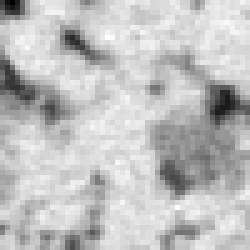
#> input picture imgs/imgs_scale1_50_50_50/image_first_scale (680).tif, 50 x 50 px (shown 5 times larger); its folder holds 4 pictures in this run
$ python run_parallel_3d.py
#> lines starting #> are read from the running program, lines starting #| are printed output that depends on the picture; pictures that were not available may be replaced by others from this repository, and a replacement may not be noted
### pre_process_data.py
import numpy as np
import skimage
from PIL import Image

class ContrastStretching():
    def __init__(self, image, name):
         self.image = image
         self.name = name

    def take_view(self, x, indices, axis=0):
        '''
        Like `np.take` but returns a view instead of a copy.
        '''
        make_indices = lambda a: slice(None) if a != axis else indices
        idx = tuple(make_indices(ax) for ax in range(x.ndim))
        return x[idx]


    def quantile_transform(self, x, quantiles=(0.02, 0.98), n_samples=1000000, clip=True, channel_axis=0, out=None):
        '''
        Scale data to the [0, 1] interval in terms of quantiles. Clips outliers if specified.
        Make `out=x` for an inplace transform.
        '''
        x_out = out if out is not None else np.empty_like(x)
        n_channels = x.shape[channel_axis]

        # table: voxel x channel value
        table = np.moveaxis(x, channel_axis, -1).reshape(-1, n_channels)
        idx_sample = np.random.choice(len(table), n_samples)
        table_sample = table[idx_sample]

        for c in range(n_channels):
            # get sample quantiles
            channel_sample = table_sample[..., c]
            vmin, vmax = np.quantile(channel_sample, quantiles)

            # transform entire array
            channel = self.take_view(x, c, axis=channel_axis)
            out_channel = self.take_view(x_out, c, axis=channel_axis)

            out_channel[...] = np.round((channel - vmin) / float(vmax - vmin), 1)
            if clip:
                out_channel[...] = np.clip(out_channel, 0, 1)

        return x_out

    def add_channels(self):
        """
        Adds channels to grayscale image

        Returns
        -------
        float_image_3_channels: array_like(float, ndim=3)
            image with 3 channels needed for using the quantile_transform function

        """
        img =  Image.open(self.image)
        float_image = np.array(img, dtype=np.float32)
        # add a channel axis
        float_image_with_axis = np.expand_dims(float_image, -1)
        # repeat the data over this axis
        float_image_3_channels = float_image_with_axis.repeat(3, axis=-1)
        return float_image_3_channels

    def save_image(self, array_image):
        """
        Saves the image obtained after transforming the histogram in the range [0,1]

        Parameters
        ----------
        array_image: array_like(float, ndim=3)
            This is an array with the image values obtained after transformation
        """
        # save image in tif
        skimage.io.imsave(fname= './imgs/imgs_converted/' + self.name + '.tif', arr=array_image[:, :, 0])
        return

# [5 lines that do not run on import are left out]

### convert_image_to_array.py
# Import the necessary libraries
from PIL import Image
import numpy as np


def ndarray2GSLIB(array, data_file, col_name):
    """
    Converts the array with the image data into a ti.dat file,
    which will be used as a training image. This file must be in the format as in:
    https://mpslib.readthedocs.io/en/latest/training-image-format.html

    Parameters:
        array: array_like(int)
            array obtained from training image
        data_file: str
            file name
        col_name: str
            column name
    """
    ny = (array.shape[0])
    nx = (array.shape[1])
    ncol = 1
    file_out = open(data_file, "w")
    file_out.write(str(nx) + ' ' + str(ny)  + ' ' + str(ncol) + '\n')
    file_out.write(str(ncol) + '\n')
    file_out.write(col_name  + '\n')
    if array.ndim == 2:
        for iy in array:
            for ix in iy:
                file_out.write(str(ix)+ '\n')
    else:
        print("Error: must use a 2D array")
        file_out.close()
        return
    file_out.close()
    return


def convertImageToGSLIBFile(image):
    img =  Image.open(image)
    numpyData = np.asarray(img)
    ndarray2GSLIB(numpyData, 'ti.dat', 'channel1')
    return numpyData


# [11 lines left out: function convertImageToHardData, not called in this run]

### generate_image.py
import numpy as np
import matplotlib.pyplot as plt
from convert_image_to_array import convertImageToGSLIBFile, convertImageToHardData
import mpslib as mps
from pre_process_data import ContrastStretching
import skimage.io


class GenerateImage():
    def __init__(self):
        # # Choose to compute entropy
        # self.mpslib.par['do_entropy'] = 1
        self.image = []
        self.time = []

    def convert_histogram(self, images):
        self.images = images
        for index, i in enumerate(self.images):
            new_image = ContrastStretching(i, str(index + 1) + '_scale')
            new_image_with_3_channels = new_image.add_channels()
            new_image_percentile_stretching = new_image.quantile_transform(new_image_with_3_channels)
            new_image.save_image(new_image_percentile_stretching)

    def create_TI_file(self):
        self.ti = './imgs/imgs_converted/2_scale.tif'
        self.dat_ti = convertImageToGSLIBFile(self.ti)
        self.original_ti = mps.eas.read('ti.dat')

    def configure_MPS_method(self, fig_size, second_scale_resolution):
        # Initialize MPSlib using mps_genesim algorithm, and seetings
        self.first_scale = './imgs/imgs_converted/1_scale.tif'
        self.mpslib = mps.mpslib(method='mps_snesim_tree')
        self.mpslib.par['simulation_grid_size']=np.array([fig_size*8.92, fig_size*8.92, 8.92])
        self.mpslib.par['grid_cell_size']=np.array([second_scale_resolution, second_scale_resolution, second_scale_resolution])
        self.ncond = np.array([i for i in range(0, 20, 10)])
        self.mpslib.par['n_real'] = 3
        self.mpslib.par['ti_fnam'] = './ti.dat'
        self.mpslib.par['n_threads'] = 4
        self.mpslib.par["n_multiple_grids"] = 2
        self.mpslib.d_hard = convertImageToHardData(self.first_scale)
        self.mpslib.par['out_folder'] = '.'
        return self.mpslib

    # [22 lines left out: functions save_figure, generate_time_figure, not called in this run]


    def run(self):
        for ncond in self.ncond:
            self.mpslib.par['n_cond'] = ncond
            self.mpslib.run_parallel()
            self.image.append(self.mpslib.sim[-1])
            self.time.append(self.mpslib.time)
        return

# [8 lines that do not run on import are left out]

### run_parallel_3d.py
import glob
import numpy as np
from PIL import Image
from generate_image import GenerateImage

class Fusion():
    def __init__(self):
        self.images_first_scale = glob.glob(r"./imgs/imgs_scale1_50_50_50/*")
        self.images_second_scale = glob.glob(r"./imgs/imgs_scale2_100_100_50/*")
        print(self.images_second_scale)

    def run_3d(self):
        # for each slice does the MPS to merge the fine and coarse scale data
        # xy plane
        for index, image in enumerate(self.images_first_scale):
            generate_image = GenerateImage()
            img =  Image.open(image, "r")
#> img is the input picture: PIL image 50x50 I;16B; min 3272, max 8063, mean 6878.9
            numpyData = np.asarray(img)
            first_scale_Nx = numpyData.shape[0]
#> first_scale_Nx = 50
            self.images = [image, self.images_second_scale[index]]
            generate_image.convert_histogram(self.images)
#> in quantile_transform, `table = np.moveaxis(x, channel_axis, -1).reshape(-1, n_channels)`:
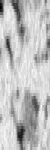
#> table: shape (150, 50) float32; min 3272, max 8063, mean 6878.9; drawn with min black and max white
#> the loop in quantile_transform, `for c in range(n_channels):` made 50 passes
#> (vmin, vmax) on passes 1 to 12: (3272, 7732), (3679, 7731), (4298, 7819), (5634, 7663), (6420, 7933), (6221, 7855), (5033, 7881), (4074, 8063), (4282, 7833), (4483, 7923), (5276, 7634), (5523, 7775)
#> after the loop in quantile_transform, `for c in range(n_channels):`:
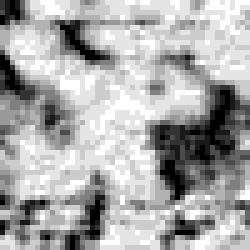
#> x_out: shape (50, 50, 3) float32 (shown 5 times larger); min 0, max 1, mean 0.667
            generate_image.create_TI_file()
#> in convertImageToGSLIBFile, `img =  Image.open(image)`:
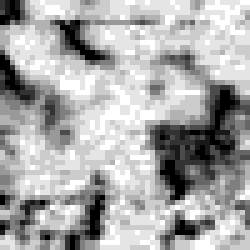
#> img: PIL image 50x50 F (shown 5 times larger); min 0, max 1, mean 0.666
#> the loop in ndarray2GSLIB, `for iy in array:` made 50 passes
#> (the call stopped at in create_TI_file, `self.original_ti = mps.eas.read('ti.dat')`: mpslib is not available in this run)

            generate_image.configure_MPS_method(first_scale_Nx, 3.771*10**(-6))
#> (the call stopped at in configure_MPS_method, `self.mpslib = mps.mpslib(method='mps_snesim_tree')`: mpslib is not available in this run)
            generate_image.run()
            generate_image.save_figure(index)
            generate_image.generate_time_figure(index)

if __name__ == "__main__":
    fusion = Fusion()
#> (the run stopped early here; a loop or call above may not have finished)
